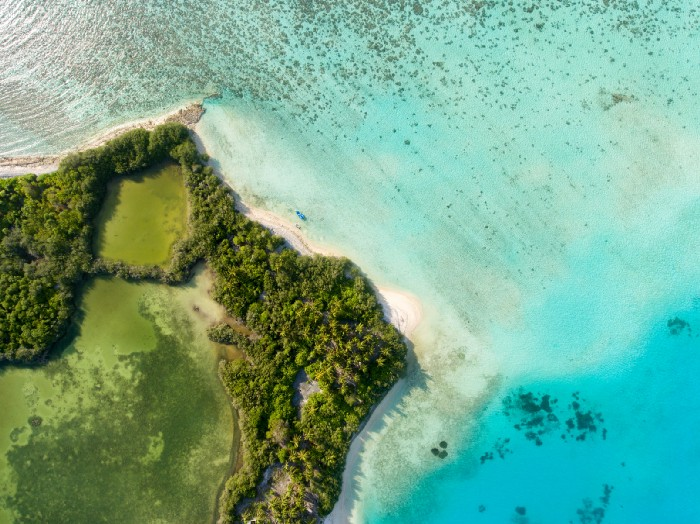
#> input picture teste.jpg, 700 x 524 px
$ jupyter execute K-Means-Imagem.ipynb   (shell and % lines are left out)
#> lines starting #> are read from the running program, lines starting #| are printed output that depends on the picture
[cell 1]
import numpy as np
import cv2
import matplotlib.pyplot as plt

[cell 2]
image = cv2.imread('teste.jpg')
#> image is the input picture: shape (524, 700, 3); mean B, G, R 140.1, 167.8, 116.2

[cell 3]
image = cv2.cvtColor(image, cv2.COLOR_BGR2RGB)
plt.imshow(image)

[cell 4]
vectorized = image.reshape((-1,3))
vectorized = np.float32(vectorized)

[cell 5]
from sklearn.cluster import KMeans

#Método Elbow (ou Método do "Joelho"): Encontrando um valor ideal para o número de clusters
inicio = 2
fim = 10
inercia = []

for i in range(inicio, fim):
    kmeans = KMeans(n_clusters = i)
    kmeans.fit(vectorized)
    inercia.append(kmeans.inertia_)
#> after the loop, inercia = [1.73e+09, 913778560, 578774272, 439522720, 364606848, 288218208, 251688512, 228629312]

#Cálculo da maior queda do "joelho"
diferencas = []
for j in range(2,len(inercia)):
    if j+1 != len(inercia):
        t = []
        m = inercia[j] - inercia[j+1]
        t.append(j+1)
        t.append(m)
        diferencas.append(t)
#> this loop made 6 passes
#> m on passes 1 to 5: 139251552, 74915872, 76388640, 36529696, 23059200
#> after the loop, diferencas = [[3, 139251552], [4, 74915872], [5, 76388640], [6, 36529696], [7, 23059200]]

#Gráfico da variância em relação ao número de clusters
#Lembrando: maior a variância, maior a dispersão dos dados
plt.plot(range(inicio, fim), inercia)
plt.scatter(range(inicio, fim), inercia, c='red')
plt.title('Metodo Elbow')
plt.xlabel('Numero de clusters')
plt.ylabel('Nº Agrupamentos')
plt.show()
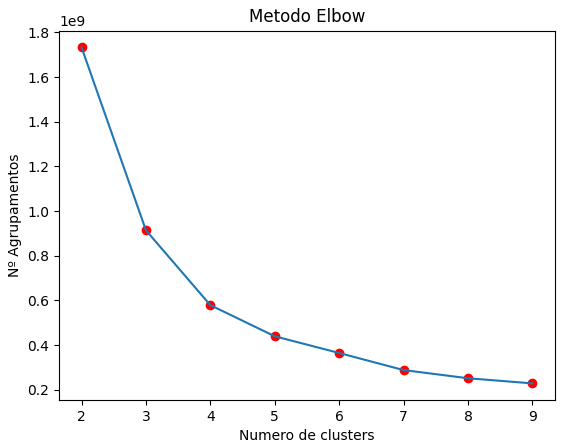
#> figure drawn by matplotlib, 1 panel

print(diferencas)
#| [[3, 139251552.0], [4, 74915872.0], [5, 76388640.0], [6, 36529696.0], [7, 23059200.0]]

[cell 6]
print(max(diferencas[0]))
#| 139251552.0

[cell 7]
criteria = (cv2.TERM_CRITERIA_EPS + cv2.TERM_CRITERIA_MAX_ITER, 100, 0.85)
K = 10
attempts=10
ret,label,center=cv2.kmeans(vectorized,K,None,criteria,attempts,cv2.KMEANS_PP_CENTERS)
#> ret = 207969242; center = [[126, 215.8, 202.8], [116.3, 126.3, 51.81], [31.36, 44.58, 14.34], [3.66, 183.1, 194.5], [158.1, 189.4, 167.8], [160.6, 220.9, 203.3], [205.2, 222.3, 203.7], [110, 155.7, 140], [75.87, 92.04, 39.85], [149.9, 157.7, 79.03]]

[cell 8]
center = np.uint8(center)
#> center = [[126, 215, 202], [116, 126, 51], [31, 44, 14], [3, 183, 194], [158, 189, 167], [160, 220, 203], [205, 222, 203], [109, 155, 139], [75, 92, 39], [149, 157, 79]]
res = center[label.flatten()]
result_image = res.reshape((image.shape))
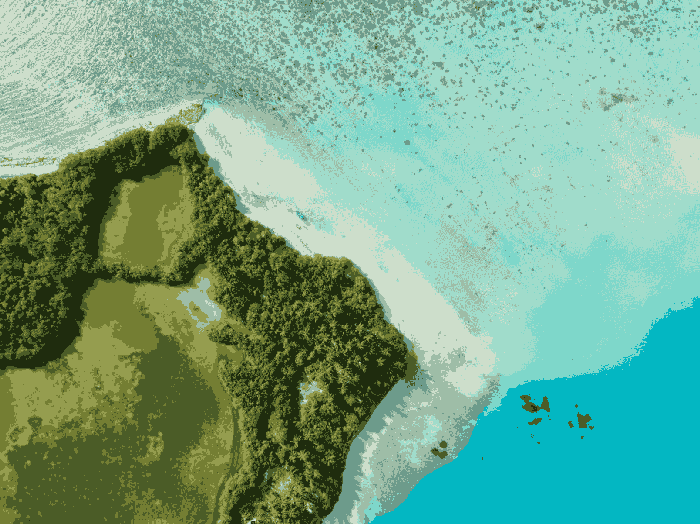
#> result_image: shape (524, 700, 3); mean R, G, B 115.7, 167.4, 139.5

[cell 9]
figure_size = 15
plt.figure(figsize=(figure_size,figure_size))
plt.subplot(1,2,1),plt.imshow(image)
plt.title('Original Image'), plt.xticks([]), plt.yticks([])
plt.subplot(1,2,2),plt.imshow(result_image)
plt.title('Segmented Image when K = %i' % K), plt.xticks([]), plt.yticks([])
plt.show()
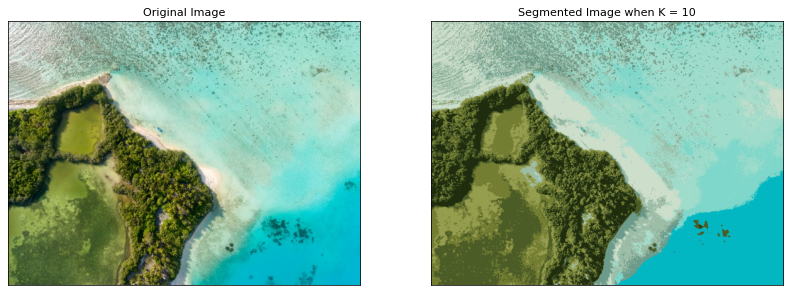
#> figure drawn by matplotlib, 2 panels

$ run again, with guarapari-ortofoto.JPG copied over teste.jpg
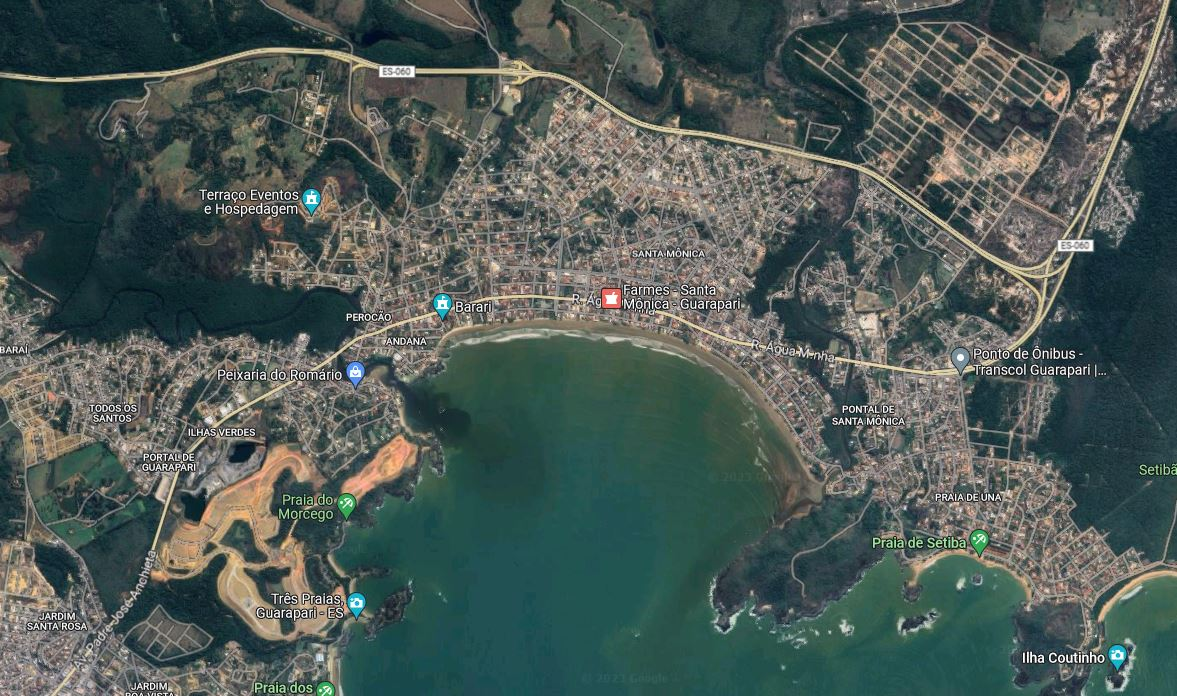
#> input picture guarapari-ortofoto.JPG, 1177 x 696 px
#> image is the input picture: shape (696, 1177, 3); mean B, G, R 85.4, 89.6, 76.4
#> after the loop `for i in range(inicio, fim):`: inercia = [1.35e+09, 807620736, 573359552, 410907232, 329434080, 290122880, 245776144, 218062624]
#> the loop `for j in range(2,len(inercia)):` made 6 passes
#> m on passes 1 to 5: 162452320, 81473152, 39311200, 44346736, 27713520
#> after the loop `for j in range(2,len(inercia)):`: diferencas = [[3, 162452320], [4, 81473152], [5, 39311200], [6, 44346736], [7, 27713520]]
#> `plt.show()`:
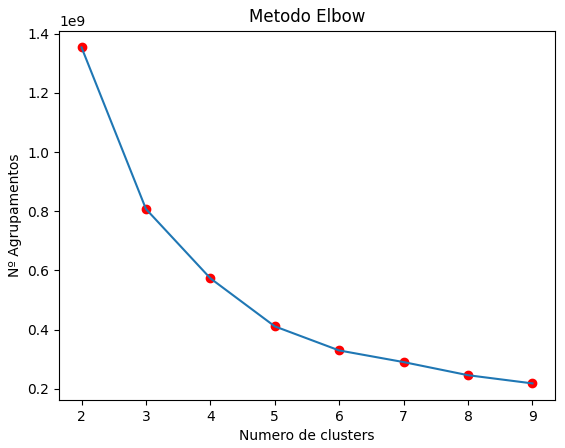
#> figure drawn by matplotlib, 1 panel
#| [[3, 162452320.0], [4, 81473152.0], [5, 39311200.0], [6, 44346736.0], [7, 27713520.0]]
#| 162452320.0
#> `ret,label,center=cv2.kmeans(vectorized,K,None,criteria,attempts,cv2.KM..`: ret = 196930472; center = [[66.61, 77.27, 72.31], [197.9, 185.1, 165.5], [41.48, 58.83, 60.54], [113.6, 111.1, 103.3], [164.2, 153.8, 141.4], [21.31, 42.4, 46.73], [89.18, 93.34, 86.59], [227.3, 228.3, 223.1], [38.67, 82.23, 77.08], [136.2, 132.6, 124.6]]
#> `center = np.uint8(center)`: center = [[66, 77, 72], [197, 185, 165], [41, 58, 60], [113, 111, 103], [164, 153, 141], [21, 42, 46], [89, 93, 86], [227, 228, 223], [38, 82, 77], [136, 132, 124]]
#> `plt.show()`:
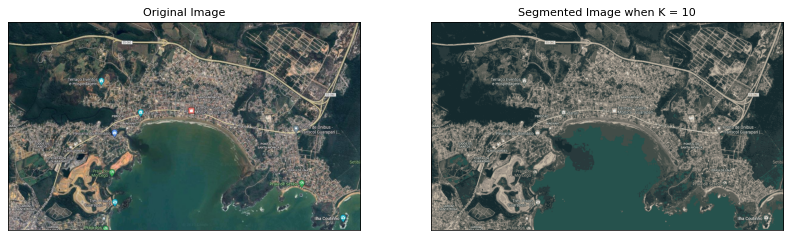
#> figure drawn by matplotlib, 2 panels
